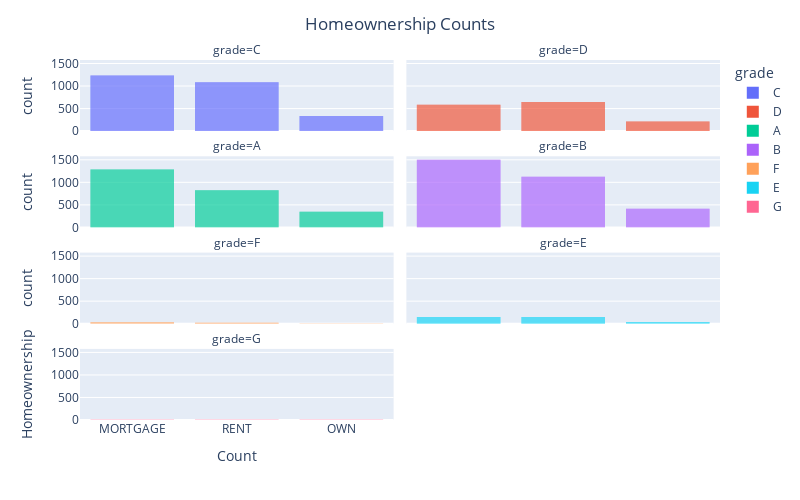

Source (notebook cell):
### Markdown cell above
**Problem 2** Try to make your own bar plot of one of the other categorical columns. Add some categorical fill or facets. See how fancy you can make your graph. Make sure it is also still really informative.

### Code cell
fig = px.bar(DF,
            x='homeownership',
            facet_col='grade',
             facet_col_wrap=2,
            color='grade')
fig.update_traces(dict(marker_line_width=0))

fig.update_layout(title='Homeownership Counts',
                  title_x=0.5,
                  xaxis_title="Count",
                  yaxis_title="Homeownership",
                  autosize=False,
                  width=800,
                  height=500)
fig.show()

### Figure 1 — Plotly figure (JSON) as saved in the notebook; plotly's stock layout.template omitted (floating-point values rounded to 4 significant figures; data arrays with more than 128 entries replaced by an {"elided": "..."} marker saying what was removed)
{"data": [{"alignmentgroup": "True", "hovertemplate": "grade=C<br>homeownership=%{x}<br>count=%{y}<extra></extra>", "legendgroup": "C", "marker": {"color": "#636efa", "line": {"width": 0}, "pattern": {"shape": ""}}, "name": "C", "offsetgroup": "C", "orientation": "v", "showlegend": true, "textposition": "auto", "type": "bar", "x": {"elided": "2653 str values"}, "xaxis": "x7", "y": {"elided": "2653 int values"}, "yaxis": "y7"}, {"alignmentgroup": "True", "hovertemplate": "grade=D<br>homeownership=%{x}<br>count=%{y}<extra></extra>", "legendgroup": "D", "marker": {"color": "#EF553B", "line": {"width": 0}, "pattern": {"shape": ""}}, "name": "D", "offsetgroup": "D", "orientation": "v", "showlegend": true, "textposition": "auto", "type": "bar", "x": {"elided": "1446 str values"}, "xaxis": "x8", "y": {"elided": "1446 int values"}, "yaxis": "y8"}, {"alignmentgroup": "True", "hovertemplate": "grade=A<br>homeownership=%{x}<br>count=%{y}<extra></extra>", "legendgroup": "A", "marker": {"color": "#00cc96", "line": {"width": 0}, "pattern": {"shape": ""}}, "name": "A", "offsetgroup": "A", "orientation": "v", "showlegend": true, "textposition": "auto", "type": "bar", "x": {"elided": "2459 str values"}, "xaxis": "x5", "y": {"elided": "2459 int values"}, "yaxis": "y5"}, {"alignmentgroup": "True", "hovertemplate": "grade=B<br>homeownership=%{x}<br>count=%{y}<extra></extra>", "legendgroup": "B", "marker": {"color": "#ab63fa", "line": {"width": 0}, "pattern": {"shape": ""}}, "name": "B", "offsetgroup": "B", "orientation": "v", "showlegend": true, "textposition": "auto", "type": "bar", "x": {"elided": "3037 str values"}, "xaxis": "x6", "y": {"elided": "3037 int values"}, "yaxis": "y6"}, {"alignmentgroup": "True", "hovertemplate": "grade=F<br>homeownership=%{x}<br>count=%{y}<extra></extra>", "legendgroup": "F", "marker": {"color": "#FFA15A", "line": {"width": 0}, "pattern": {"shape": ""}}, "name": "F", "offsetgroup": "F", "orientation": "v", "showlegend": true, "textposition": "auto", "type": "bar", "x": ["RENT", "MORTGAGE", "MORTGAGE", "MORTGAGE", "MORTGAGE", "RENT", "RENT", "RENT", "MORTGAGE", "MORTGAGE", "RENT", "OWN", "MORTGAGE", "MORTGAGE", "RENT", "RENT", "MORTGAGE", "MORTGAGE", "RENT", "RENT", "MORTGAGE", "MORTGAGE", "MORTGAGE", "OWN", "MORTGAGE", "MORTGAGE", "RENT", "MORTGAGE", "MORTGAGE", "RENT", "MORTGAGE", "RENT", "MORTGAGE", "MORTGAGE", "MORTGAGE", "MORTGAGE", "RENT", "MORTGAGE", "MORTGAGE", "RENT", "OWN", "RENT", "MORTGAGE", "OWN", "MORTGAGE", "MORTGAGE", "MORTGAGE", "MORTGAGE", "RENT", "RENT", "OWN", "RENT", "MORTGAGE", "MORTGAGE", "RENT", "RENT", "MORTGAGE", "RENT"], "xaxis": "x3", "y": [1, 1, 1, 1, 1, 1, 1, 1, 1, 1, 1, 1, 1, 1, 1, 1, 1, 1, 1, 1, 1, 1, 1, 1, 1, 1, 1, 1, 1, 1, 1, 1, 1, 1, 1, 1, 1, 1, 1, 1, 1, 1, 1, 1, 1, 1, 1, 1, 1, 1, 1, 1, 1, 1, 1, 1, 1, 1], "yaxis": "y3"}, {"alignmentgroup": "True", "hovertemplate": "grade=E<br>homeownership=%{x}<br>count=%{y}<extra></extra>", "legendgroup": "E", "marker": {"color": "#19d3f3", "line": {"width": 0}, "pattern": {"shape": ""}}, "name": "E", "offsetgroup": "E", "orientation": "v", "showlegend": true, "textposition": "auto", "type": "bar", "x": {"elided": "335 str values"}, "xaxis": "x4", "y": {"elided": "335 int values"}, "yaxis": "y4"}, {"alignmentgroup": "True", "hovertemplate": "grade=G<br>homeownership=%{x}<br>count=%{y}<extra></extra>", "legendgroup": "G", "marker": {"color": "#FF6692", "line": {"width": 0}, "pattern": {"shape": ""}}, "name": "G", "offsetgroup": "G", "orientation": "v", "showlegend": true, "textposition": "auto", "type": "bar", "x": ["RENT", "RENT", "OWN", "OWN", "MORTGAGE", "MORTGAGE", "MORTGAGE", "RENT", "RENT", "OWN", "MORTGAGE", "RENT"], "xaxis": "x", "y": [1, 1, 1, 1, 1, 1, 1, 1, 1, 1, 1, 1], "yaxis": "y"}], "layout": {"annotations": [{"font": {}, "showarrow": false, "text": "grade=G", "x": 0.245, "xanchor": "center", "xref": "paper", "y": 0.1975, "yanchor": "bottom", "yref": "paper"}, {"font": {}, "showarrow": false, "text": "grade=F", "x": 0.245, "xanchor": "center", "xref": "paper", "y": 0.465, "yanchor": "bottom", "yref": "paper"}, {"font": {}, "showarrow": false, "text": "grade=E", "x": 0.755, "xanchor": "center", "xref": "paper", "y": 0.465, "yanchor": "bottom", "yref": "paper"}, {"font": {}, "showarrow": false, "text": "grade=A", "x": 0.245, "xanchor": "center", "xref": "paper", "y": 0.7325, "yanchor": "bottom", "yref": "paper"}, {"font": {}, "showarrow": false, "text": "grade=B", "x": 0.755, "xanchor": "center", "xref": "paper", "y": 0.7325, "yanchor": "bottom", "yref": "paper"}, {"font": {}, "showarrow": false, "text": "grade=C", "x": 0.245, "xanchor": "center", "xref": "paper", "y": 1, "yanchor": "bottom", "yref": "paper"}, {"font": {}, "showarrow": false, "text": "grade=D", "x": 0.755, "xanchor": "center", "xref": "paper", "y": 1, "yanchor": "bottom", "yref": "paper"}], "autosize": false, "barmode": "relative", "height": 500, "legend": {"title": {"text": "grade"}, "tracegroupgap": 0}, "margin": {"t": 60}, "title": {"text": "Homeownership Counts", "x": 0.5}, "width": 800, "xaxis": {"anchor": "y", "autorange": true, "domain": [0, 0.49], "range": [-0.5, 2.5], "title": {"text": "Count"}, "type": "category"}, "xaxis2": {"anchor": "y2", "domain": [0.51, 1], "matches": "x", "title": {"text": "homeownership"}}, "xaxis3": {"anchor": "y3", "autorange": true, "domain": [0, 0.49], "matches": "x", "range": [-0.5, 2.5], "showticklabels": false, "type": "category"}, "xaxis4": {"anchor": "y4", "autorange": true, "domain": [0.51, 1], "matches": "x", "range": [-0.5, 2.5], "showticklabels": false, "type": "category"}, "xaxis5": {"anchor": "y5", "autorange": true, "domain": [0, 0.49], "matches": "x", "range": [-0.5, 2.5], "showticklabels": false, "type": "category"}, "xaxis6": {"anchor": "y6", "autorange": true, "domain": [0.51, 1], "matches": "x", "range": [-0.5, 2.5], "showticklabels": false, "type": "category"}, "xaxis7": {"anchor": "y7", "autorange": true, "domain": [0, 0.49], "matches": "x", "range": [-0.5, 2.5], "showticklabels": false, "type": "category"}, "xaxis8": {"anchor": "y8", "autorange": true, "domain": [0.51, 1], "matches": "x", "range": [-0.5, 2.5], "showticklabels": false, "type": "category"}, "yaxis": {"anchor": "x", "autorange": true, "domain": [0, 0.1975], "range": [0, 1578.0], "title": {"text": "Homeownership"}, "type": "linear"}, "yaxis2": {"anchor": "x2", "domain": [0, 0.1975], "matches": "y", "showticklabels": false}, "yaxis3": {"anchor": "x3", "autorange": true, "domain": [0.2675, 0.465], "matches": "y", "range": [0, 1578.0], "title": {"text": "count"}, "type": "linear"}, "yaxis4": {"anchor": "x4", "autorange": true, "domain": [0.2675, 0.465], "matches": "y", "range": [0, 1578.0], "showticklabels": false, "type": "linear"}, "yaxis5": {"anchor": "x5", "autorange": true, "domain": [0.535, 0.7325], "matches": "y", "range": [0, 1578.0], "title": {"text": "count"}, "type": "linear"}, "yaxis6": {"anchor": "x6", "autorange": true, "domain": [0.535, 0.7325], "matches": "y", "range": [0, 1578.0], "showticklabels": false, "type": "linear"}, "yaxis7": {"anchor": "x7", "autorange": true, "domain": [0.8025, 1], "matches": "y", "range": [0, 1578.0], "title": {"text": "count"}, "type": "linear"}, "yaxis8": {"anchor": "x8", "autorange": true, "domain": [0.8025, 1], "matches": "y", "range": [0, 1578.0], "showticklabels": false, "type": "linear"}}}
